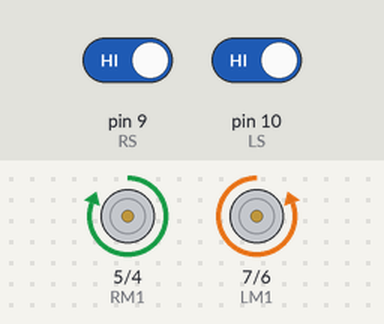
A sketch run on a simulated Arduino Uno, built with avr-gcc and run on an emulated ATmega328P. Parts: motor-driver pin pairs drawn as motors (green arrow = first pin HIGH = forward, orange = second pin HIGH = backward, longer = more drive). The inputs (shaded band) are chosen by the test bench; at power-on: pin 10 (LS) HIGH, pin 9 (RS) HIGH.

Above: at 1.2 s.
1.3 s: pin 10 (LS) driven LOW
At 3.0 s:
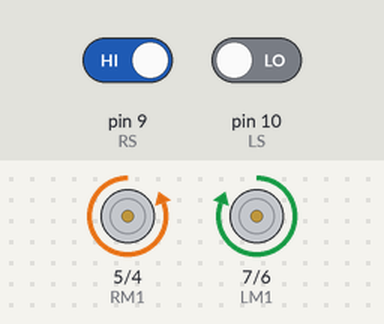
3.5 s: pin 9 (RS) driven LOW
At 4.6 s:
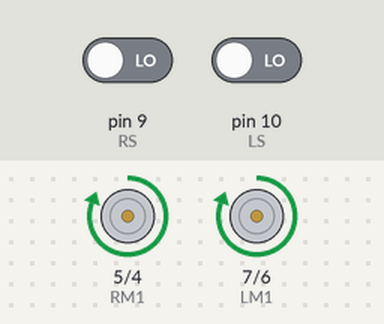
5.5 s: pin 9 (RS) driven HIGH
At 6.7 s:
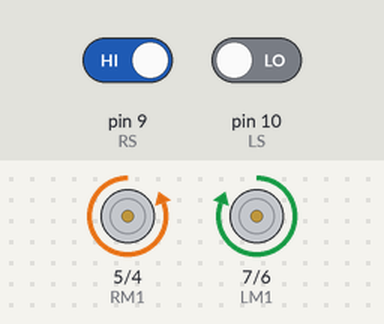
7.0 s: pin 10 (LS) driven HIGH
At 8.4 s:
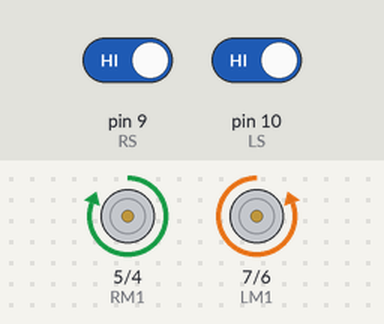
Timing chart, 0 to 10.0 s (numbered marks = the images above; inputs shaded):
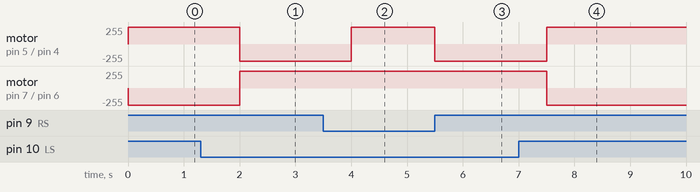

The sketch:

Edge_avoiding_robot_digital.ino
```cpp
// DEFINING INPUT SENSOR
#define LS 10     // left sensor
#define RS 9      // right sensor

// DEFINING OUPUT MOTORS
#define LM1 7       // left motor one
#define LM2 6     // left motor two
#define RM1 5       // right motor one
#define RM2 4       // right motor two

void setup()
{
  pinMode(LS, INPUT);
  pinMode(RS, INPUT);
  pinMode(LM1, OUTPUT);
  pinMode(LM2, OUTPUT);
  pinMode(RM1, OUTPUT);
  pinMode(RM2, OUTPUT);
}
void loop()
{

  if(!(digitalRead(LS)) && !(digitalRead(RS)))     // Move Forward
  {
    digitalWrite(LM1, HIGH);
    digitalWrite(LM2, LOW);
    digitalWrite(RM1, HIGH);
    digitalWrite(RM2, LOW);
  }

  if(!(digitalRead(LS)) && digitalRead(RS))     // Turn Left
  {
    digitalWrite(LM1, HIGH);
    digitalWrite(LM2, LOW);
    digitalWrite(RM1, LOW);
    digitalWrite(RM2, HIGH);
    delay(1000);
  }

  if(digitalRead(LS) && !(digitalRead(RS)))     // Turn Right
  {
    digitalWrite(LM1, LOW);
    digitalWrite(LM2, HIGH);
    digitalWrite(RM1, HIGH);
    digitalWrite(RM2, LOW);
    delay(1000);
  }

  if((digitalRead(LS)) && (digitalRead(RS)))     // turn (Right)
  {
    digitalWrite(LM1, LOW);
    digitalWrite(LM2, HIGH);
    digitalWrite(RM1, HIGH);
    digitalWrite(RM2, LOW);
    delay(1000);
  }
}
```

Measured:
- after the input at 1.3 s, motor on pin 5 (RM1) / pin 4 (RM2): forward 255/255 → backward 255/255 after 0.70 s; motor on pin 7 (LM1) / pin 6 (LM2): backward 255/255 → forward 255/255 after 0.70 s
- after the input at 3.5 s, motor on pin 5 (RM1) / pin 4 (RM2): backward 255/255 → forward 255/255 after 0.50 s
- after the input at 5.5 s, motor on pin 5 (RM1) / pin 4 (RM2): forward 255/255 → backward 255/255 at once
- after the input at 7.0 s, motor on pin 5 (RM1) / pin 4 (RM2): backward 255/255 → forward 255/255 after 0.50 s; motor on pin 7 (LM1) / pin 6 (LM2): forward 255/255 → backward 255/255 after 0.50 s
